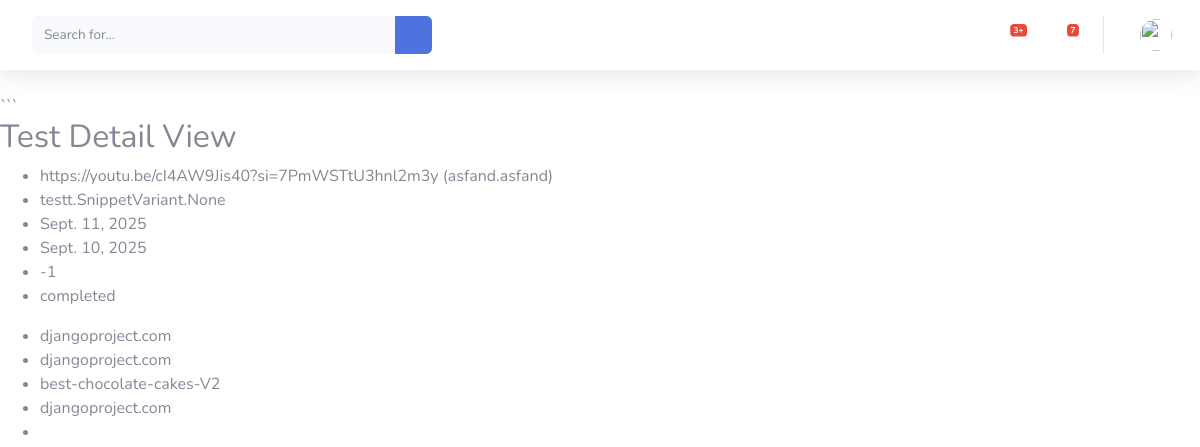
Page /testt/detail_test/5 on the committed database.
### testt/models.py (models this page shows, shortened)
class Test(models.Model):
    STATUS_CHOICES = [
        ("created", "Created"),
        ("running", "Running"),
        ("completed", "Completed"),
    ]
    page = models.ForeignKey(Page, on_delete=models.CASCADE, related_name="tests")
    start_date = models.DateField()
    end_date = models.DateField()
    status = models.CharField(max_length=10, choices=STATUS_CHOICES, default="created")
    def duration(self):
        return (self.end_date-self.start_date).days
    def get_variants(self):
        return self.page.variants.all()

class Page(models.Model):
    user = models.ForeignKey(User, on_delete=models.CASCADE, related_name="pages")
    url = models.URLField(help_text="Full URL of the page you want to test")
    def __str__(self):
        return f"{self.url} ({self.user.username})"

class SnippetVariant(models.Model):
    page = models.ForeignKey(Page, on_delete=models.CASCADE, related_name="variants")
    title = models.CharField(max_length=255)
    description = models.TextField(blank=True)
    variant_label = models.CharField(
        max_length=5,
        help_text="Label for the variant, e.g., A, B, C"
    )

### testt/views.py (the view)
# urls.py: path('detail_test/<int:test_id>', views.detail_test, name='detail_test'),
def detail_test(request, test_id):
    detail_test = get_object_or_404(Test, pk=test_id)
    return render(request, 'testt/detail_test.html', {'detail_test': detail_test})

### testt/templates/testt/detail_test.html (shortened to what this page needs)
<!DOCTYPE html>
{% extends 'testt/base.html'%}
{% load static %}
{% block content %}
<body>
<h2>Test Detail View</h2>
<ul>
    <li>{{ detail_test.page }}</li>
    <li>{{ detail_test.page.variants }}</li>
    <li>{{ detail_test.start_date }}</li>
    <li>{{ detail_test.end_date }}</li>
    <li>{{ detail_test.duration }}</li>
    <li>{{ detail_test.status }}</li>
</ul>
<ul>
{% for varient in detail_test.get_variants %}
    <li>{{ varient.title }}</li>
    <li>{{ varient.description }}</li>
{% endfor %}
</ul>
</body>
{% endblock %}

### rows in the picture
Test: page "https://youtu.be/cI4AW9Jis40?si=7PmWSTtU3hnl2m3y (asfand.asfand)", page.variants "testt.SnippetVariant.None", start_date "Sept. 11, 2025", end_date "Sept. 10, 2025", duration "-1", status "completed"
SnippetVariant: title "djangoproject.com", description "djangoproject.com"
SnippetVariant: title "best-chocolate-cakes-V2", description "djangoproject.com"
